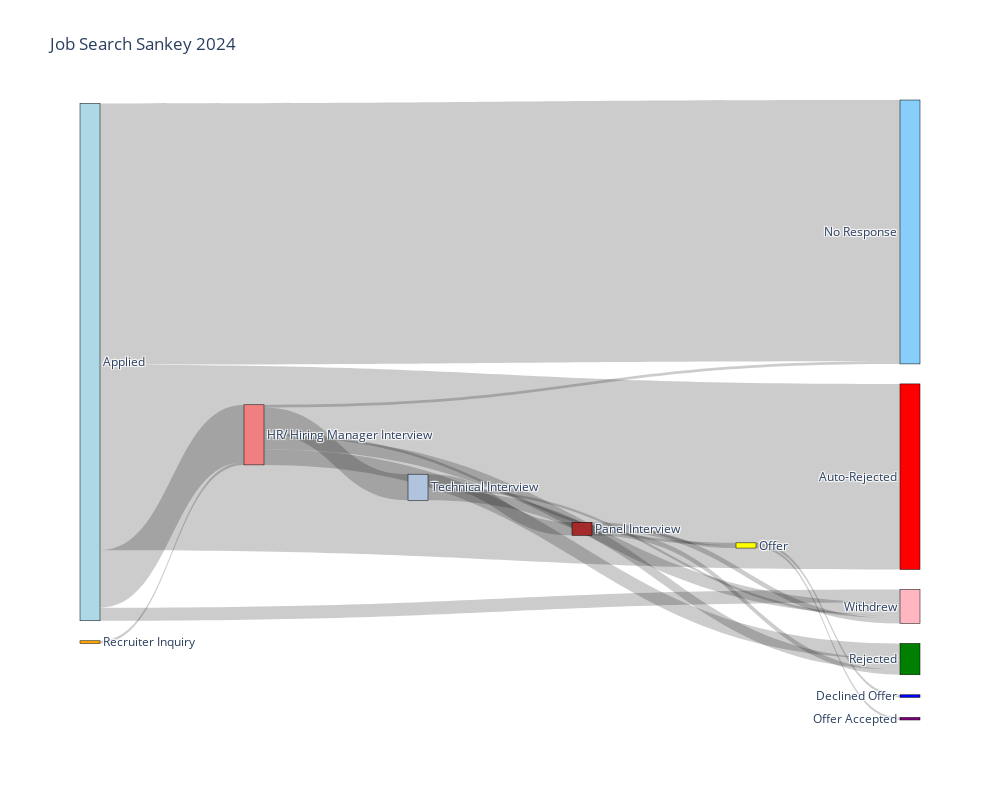

Notebook code for this chart:
### Markdown cell above
### Show the figure

### Code cell
fig.update_layout(
    title_text=visualization_title,
    font_size=12,
    autosize=True,
    width=1000,    # width of the graph (increase this to make it longer horizontally)
    height=800     # height of the graph (increase this to make it longer vertically)
)

fig.show()

output_file = visualization_title.strip().lower().replace(" ", "_")

fig.write_image(f"output_data/{output_file}.png")

### Figure 1 — Plotly figure (JSON) as saved in the notebook; plotly's stock layout.template omitted (floating-point values rounded to 4 significant figures)
{"data": [{"link": {"source": [0, 0, 0, 0, 2, 2, 2, 2, 2, 5, 5, 10, 10, 10, 11, 7, 7, 7], "target": [1, 2, 3, 4, 3, 5, 6, 7, 4, 8, 9, 5, 6, 4, 2, 10, 6, 4], "value": [71, 22, 100, 5, 1, 1, 6, 10, 5, 1, 1, 1, 2, 2, 1, 5, 4, 1]}, "node": {"color": ["lightblue", "red", "lightcoral", "lightskyblue", "lightpink", "yellow", "green", "lightsteelblue", "blue", "purple", "brown", "orange", "orchid", "mediumseagreen"], "label": ["Applied", "Auto-Rejected", "HR/ Hiring Manager Interview", "No Response", "Withdrew", "Offer", "Rejected", "Technical Interview", "Declined Offer", "Offer Accepted", "Panel Interview", "Recruiter Inquiry"], "line": {"color": "black", "width": 0.5}, "pad": 20, "thickness": 20}, "type": "sankey"}], "layout": {"autosize": true, "font": {"size": 12}, "height": 800, "title": {"text": "Job Search Sankey 2024"}, "width": 1000}}
